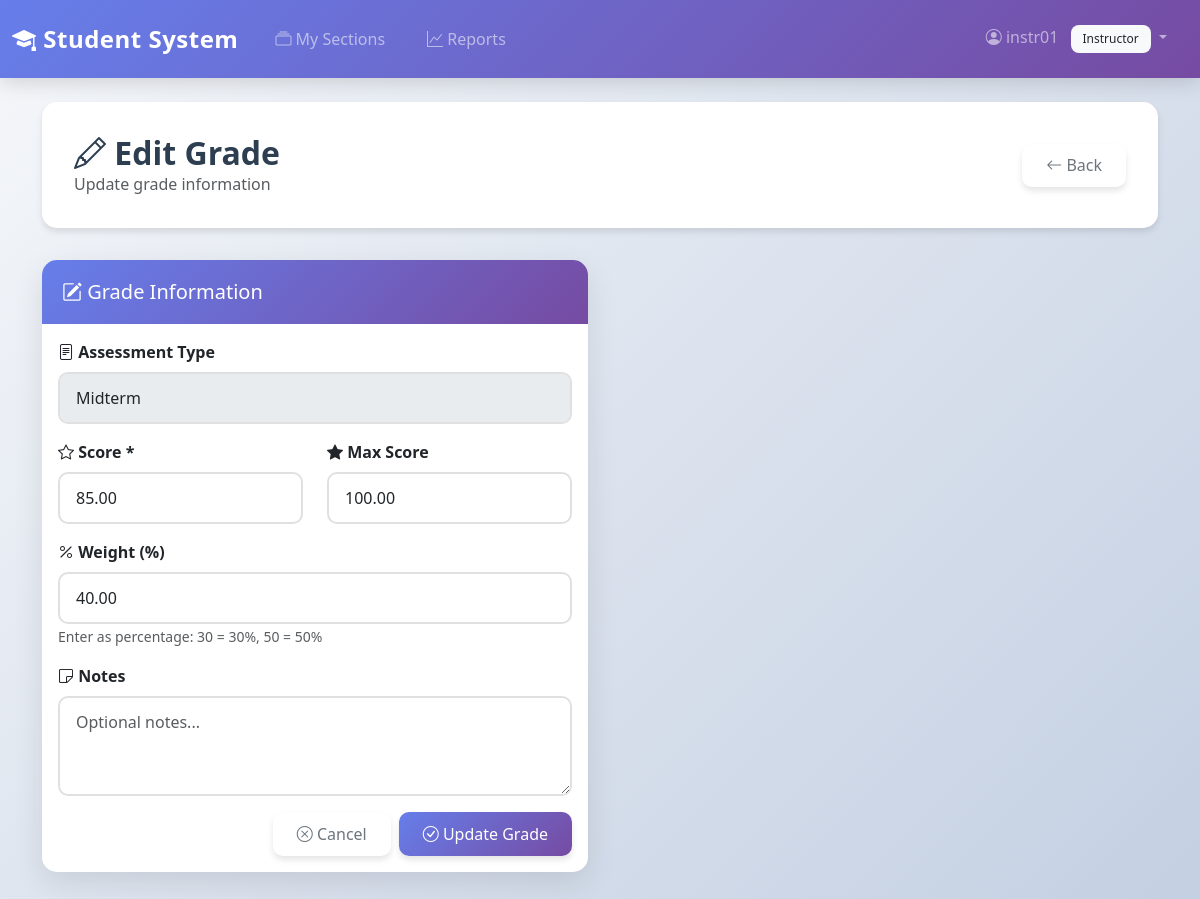
Page /instructor/grades/11/edit (signed in) on the committed database.
### models/user.py (models this page shows, shortened)
class User(UserMixin, db.Model):
    __tablename__ = 'users'
    user_id = db.Column(db.Integer, primary_key=True)
    username = db.Column(db.String(50), unique=True, nullable=False, index=True)
    password_hash = db.Column(db.String(255), nullable=False)
    role = db.Column(db.String(20), nullable=False, index=True)  # Admin, Instructor, Student
    created_at = db.Column(db.DateTime, server_default=db.func.now())

### models/grade.py (models this page shows, shortened)
class Grade(db.Model):
    __tablename__ = 'grades'
    grade_id = db.Column(db.Integer, primary_key=True)
    enrollment_id = db.Column(db.Integer, db.ForeignKey('enrollments.enrollment_id', ondelete='CASCADE'), nullable=False)
    assessment_type = db.Column(db.String(50), nullable=False)  # SQL'de string, not foreign key
    score = db.Column(db.Numeric(5, 2), nullable=False)
    max_score = db.Column(db.Numeric(5, 2), default=100.00, nullable=True)
    weight = db.Column(db.Numeric(5, 2), nullable=True)
    graded_date = db.Column(db.Date, server_default=db.func.current_date(), nullable=True)
    notes = db.Column(db.Text, nullable=True)

### controllers/instructor.py (the view, shortened to what this page needs)
@instructor_bp.route('/grades/<int:grade_id>/edit', methods=['GET', 'POST'])
@instructor_required
def edit_grade(grade_id):
    from models import Instructor, User
    from database import db
    instructor = None
    if current_user.user_id:
        instructor = db.session.query(Instructor).filter_by(user_id=current_user.user_id).first()
    if not instructor:
        user = db.session.query(User).filter_by(username=current_user.username).first()
        if user and user.user_id:
            instructor = db.session.query(Instructor).filter_by(user_id=user.user_id).first()
    if not instructor:
        flash('Instructor profile not found', 'danger')
        return redirect(url_for('auth.logout'))
    grade = GradeRepository.get_by_id(grade_id)
    if not grade or grade.enrollment.section.instructor_id != instructor.instructor_id:
        flash('Grade not found or access denied', 'danger')
        return redirect(url_for('instructor.dashboard'))
    form = GradeForm(request.form)
    form.assessment_type.data = grade.assessment_type
    form.score.data = grade.score
    form.max_score.data = grade.max_score if grade.max_score else 100.00
    form.weight.data = grade.weight if grade.weight else None
    form.notes.data = grade.notes if grade.notes else None
    return render_template('instructor/grade_form.html', form=form, grade=grade)

### controllers/instructor.py
class GradeForm(Form):
    assessment_type = StringField('Assessment Type', [validators.DataRequired(), validators.Length(min=1, max=50)])
    score = DecimalField('Score', [validators.DataRequired(), validators.NumberRange(min=0, max=100)])
    max_score = DecimalField('Max Score', [validators.Optional()], default=100.00)
    weight = DecimalField('Weight', [validators.Optional()], description='Weight as decimal (e.g., 0.30 for 30%)')
    notes = TextAreaField('Notes', [validators.Optional()])

### controllers/instructor.py (called while the page is built)
def instructor_required(f):
    @wraps(f)
    @login_required
    def decorated_function(*args, **kwargs):
        if current_user.role != 'Instructor':
            flash('Access denied. Instructor privileges required.', 'danger')
            return redirect(url_for('index'))
        return f(*args, **kwargs)
    return decorated_function

### repositories/grade_repository.py (called while the page is built)
    @staticmethod
    def get_by_id(grade_id):
        return Grade.query.get(grade_id)

### templates/instructor/grade_form.html (shortened to what this page needs)
{% extends "base.html" %}
{% block content %}
<div class="page-header">
    <div class="d-flex justify-content-between align-items-center">
        <div>
            <h2><i class="bi bi-pencil"></i> Edit Grade</h2>
            <p class="text-muted mb-0">Update grade information</p>
        </div>
        <a href="{{ url_for('instructor.manage_grades', enrollment_id=grade.enrollment_id) }}" class="btn btn-outline-secondary">
            <i class="bi bi-arrow-left"></i> Back
        </a>
    </div>
</div>
<div class="row">
    <div class="col-md-6">
        <div class="card">
            <div class="card-header text-white">
                <h5 class="mb-0"><i class="bi bi-pencil-square"></i> Grade Information</h5>
            </div>
            <div class="card-body">
                <form method="POST">
                    <div class="mb-3">
                        <label class="form-label fw-bold">
                            <i class="bi bi-file-text"></i> Assessment Type
                        </label>
                        <input type="text" class="form-control" value="{{ grade.assessment_type }}" disabled>
                    </div>
                    <div class="row">
                        <div class="col-md-6">
                            <div class="mb-3">
                                <label for="score" class="form-label fw-bold">
                                    <i class="bi bi-star"></i> Score *
                                </label>
                                <input type="number" step="0.01" class="form-control" id="score" name="score"
                                       value="{{ form.score.data or grade.score }}" required>
                            </div>
                        </div>
                        <div class="col-md-6">
                            <div class="mb-3">
                                <label for="max_score" class="form-label fw-bold">
                                    <i class="bi bi-star-fill"></i> Max Score
                                </label>
                                <input type="number" step="0.01" class="form-control" id="max_score" name="max_score"
                                       value="{{ form.max_score.data or grade.max_score }}">
                            </div>
                        </div>
                    </div>
                    <div class="mb-3">
                        <label for="weight" class="form-label fw-bold">
                            <i class="bi bi-percent"></i> Weight (%)
                        </label>
                        <input type="number" step="0.01" min="0" max="100" class="form-control" id="weight" name="weight"
                               value="{% if form.weight.data %}{{ form.weight.data * 100 }}{% elif grade.weight %}{{ grade.weight * 100 }}{% endif %}">
                        <small class="text-muted">Enter as percentage: 30 = 30%, 50 = 50%</small>
                    </div>
                    <div class="mb-3">
                        <label for="notes" class="form-label fw-bold">
                            <i class="bi bi-sticky"></i> Notes
                        </label>
                        <textarea class="form-control" id="notes" name="notes" rows="3"
                                  placeholder="Optional notes...">{{ form.notes.data or grade.notes or '' }}</textarea>
                    </div>
                    <div class="d-grid gap-2 d-md-flex justify-content-md-end">
                        <a href="{{ url_for('instructor.manage_grades', enrollment_id=grade.enrollment_id) }}" class="btn btn-outline-secondary">
                            <i class="bi bi-x-circle"></i> Cancel
                        </a>
                        <button type="submit" class="btn btn-primary">
                            <i class="bi bi-check-circle"></i> Update Grade
                        </button>
                    </div>
                </form>
            </div>
        </div>
    </div>
</div>
{% endblock %}

### templates/base.html (shortened to what this page needs)
<!DOCTYPE html>
<html lang="en">
<head>
    <link href="https://cdn.jsdelivr.net/npm/bootstrap@5.3.0/dist/css/bootstrap.min.css" rel="stylesheet">
    <link href="https://cdn.jsdelivr.net/npm/bootstrap-icons@1.11.0/font/bootstrap-icons.css" rel="stylesheet">
</head>
<body>
    <nav class="navbar navbar-expand-lg navbar-dark">
        <div class="container-fluid">
            <a class="navbar-brand" href="{{ url_for('index') }}">
                <i class="bi bi-mortarboard-fill"></i> Student System
            </a>
            <div class="collapse navbar-collapse" id="navbarNav">
                <ul class="navbar-nav me-auto">
                    {% if current_user.is_authenticated %}
                        {% if current_user.role == 'Admin' %}
                            <li class="nav-item">
                                <a class="nav-link" href="{{ url_for('admin.dashboard') }}">
                                    <i class="bi bi-speedometer2"></i> Dashboard
                                </a>
                            </li>
                            <li class="nav-item">
                                <a class="nav-link" href="{{ url_for('admin.students') }}">
                                    <i class="bi bi-people"></i> Students
                                </a>
                            </li>
                            <li class="nav-item">
                                <a class="nav-link" href="{{ url_for('admin.instructors') }}">
                                    <i class="bi bi-person-badge"></i> Instructors
                                </a>
                            </li>
                            <li class="nav-item">
                                <a class="nav-link" href="{{ url_for('admin.courses') }}">
                                    <i class="bi bi-book"></i> Courses
                                </a>
                            </li>
                            <li class="nav-item">
                                <a class="nav-link" href="{{ url_for('reports.course_performance') }}">
                                    <i class="bi bi-graph-up"></i> Reports
                                </a>
                            </li>
                        {% elif current_user.role == 'Instructor' %}
                            <li class="nav-item">
                                <a class="nav-link" href="{{ url_for('instructor.dashboard') }}">
                                    <i class="bi bi-collection"></i> My Sections
                                </a>
                            </li>
                            <li class="nav-item">
                                <a class="nav-link" href="{{ url_for('reports.course_performance') }}">
                                    <i class="bi bi-graph-up"></i> Reports
                                </a>
                            </li>
                        {% endif %}
                    {% endif %}
                </ul>
                <ul class="navbar-nav">
                    {% if current_user.is_authenticated %}
                        <li class="nav-item dropdown">
                            <a class="nav-link dropdown-toggle" href="#" id="navbarDropdown" role="button" data-bs-toggle="dropdown">
                                <i class="bi bi-person-circle"></i> {{ current_user.username }}
                                <span class="badge bg-light text-dark ms-2">{{ current_user.role }}</span>
                            </a>
                        </li>
                    {% endif %}
                </ul>
            </div>
        </div>
    </nav>
    <div class="container mt-4 mb-5">
        {% block content %}{% endblock %}
    </div>
</body>
</html>

### templates/base.html (style rules this page uses)
:root { --primary-gradient: linear-gradient(135deg, #667eea 0%, #764ba2 100%); --secondary-gradient: linear-gradient(135deg, #f093fb 0%, #f5576c 100%); --success-gradient: linear-gradient(135deg, #4facfe 0%, #00f2fe 100%); --dark-gradient: linear-gradient(135deg, #2c3e50 0%, #34495e 100%); }
* { transition: all 0.3s ease; }
body { background: linear-gradient(135deg, #f5f7fa 0%, #c3cfe2 100%); min-height: 100vh; font-family: 'Segoe UI', Tahoma, Geneva, Verdana, sans-serif; }
.navbar { background: var(--primary-gradient) !important; box-shadow: 0 4px 20px rgba(0, 0, 0, 0.15); backdrop-filter: blur(10px); padding: 1rem 0; }
.navbar-brand { font-weight: 700; font-size: 1.5rem; letter-spacing: 0.5px; }
.nav-link { font-weight: 500; transition: all 0.3s ease; border-radius: 8px; margin: 0 5px; padding: 0.5rem 1rem !important; }
.card { border: none; border-radius: 15px; box-shadow: 0 10px 30px rgba(0, 0, 0, 0.1); transition: all 0.3s ease; overflow: hidden; background: white; }
.card-header { background: var(--primary-gradient); border: none; padding: 1.25rem; font-weight: 600; color: white; }
.btn { border-radius: 10px; font-weight: 500; padding: 0.6rem 1.5rem; transition: all 0.3s ease; box-shadow: 0 4px 6px rgba(0, 0, 0, 0.1); border: none; }
.btn-primary { background: var(--primary-gradient); }
.form-control, .form-select { border-radius: 10px; border: 2px solid #e0e0e0; padding: 0.75rem 1rem; transition: all 0.3s ease; }
.badge { padding: 0.5rem 0.75rem; border-radius: 8px; font-weight: 500; }
.page-header { background: white; padding: 2rem; border-radius: 15px; box-shadow: 0 4px 6px rgba(0, 0, 0, 0.1); margin-bottom: 2rem; }
.page-header h2 { margin: 0; color: #2c3e50; font-weight: 700; }

### rows in the picture
User: username "instr01", role "Instructor"
Grade: assessment_type "Midterm", score "85.00", max_score "100.00", weight "40.00"
